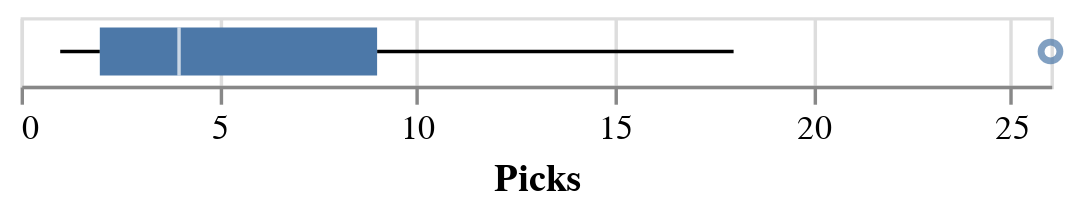

The cell this chart's notebook holds for it:
### Code cell
alt.Chart(df).mark_boxplot().encode(
    x='Picks',
)
#boîte à moustache des picks.

### Figure 1 — Vega-Lite specification as saved in the notebook (floating-point values rounded to 4 significant figures)
{"config": {"view": {"continuousWidth": 300, "continuousHeight": 300}}, "data": {"name": "data-2145461d1fecb32c28af25c426a6cced"}, "mark": {"type": "boxplot"}, "encoding": {"x": {"field": "Picks", "type": "quantitative"}}, "$schema": "https://vega.github.io/schema/vega-lite/v5.20.1.json", "datasets": {"data-2145461d1fecb32c28af25c426a6cced": [{"Champion": " Aurora", "Picks": 9, "Bans": 30, "Presence": 100.0, "Wins": 7.0, "Losses": 2.0, "Winrate": 78.0, "KDA": 6.6, "Avg BT": "3.6", "GT": "32:52:00", "CSM": 7.9, "DPM": 678.0, "GPM": 402.0, "CSD@15": 0.6, "GD@15": 76.0, "XPD@15": -10.0}, {"Champion": " Yone", "Picks": 18, "Bans": 19, "Presence": 95.0, "Wins": 13.0, "Losses": 5.0, "Winrate": 72.0, "KDA": 4.4, "Avg BT": "3.2", "GT": "32:14:00", "CSM": 9.6, "DPM": 711.0, "GPM": 451.0, "CSD@15": 6.7, "GD@15": 434.0, "XPD@15": 372.0}, {"Champion": " Rell", "Picks": 26, "Bans": 5, "Presence": 79.0, "Wins": 15.0, "Losses": 11.0, "Winrate": 58.0, "KDA": 3.0, "Avg BT": "8.8", "GT": "34:22:00", "CSM": 1.0, "DPM": 144.0, "GPM": 247.0, "CSD@15": -0.5, "GD@15": 11.0, "XPD@15": -58.0}, {"Champion": " Jax", "Picks": 15, "Bans": 15, "Presence": 77.0, "Wins": 6.0, "Losses": 9.0, "Winrate": 40.0, "KDA": 2.6, "Avg BT": "5", "GT": "35:00:00", "CSM": 7.8, "DPM": 403.0, "GPM": 396.0, "CSD@15": -8.9, "GD@15": -128.0, "XPD@15": -201.0}, {"Champion": " Skarner", "Picks": 13, "Bans": 17, "Presence": 77.0, "Wins": 7.0, "Losses": 6.0, "Winrate": 54.0, "KDA": 3.9, "Avg BT": "4", "GT": "31:48:00", "CSM": 5.8, "DPM": 372.0, "GPM": 332.0, "CSD@15": 2.4, "GD@15": 77.0, "XPD@15": 77.0}, {"Champion": " Ziggs", "Picks": 5, "Bans": 24, "Presence": 74.0, "Wins": 2.0, "Losses": 3.0, "Winrate": 40.0, "KDA": 3.9, "Avg BT": "4.5", "GT": "32:33:00", "CSM": 9.7, "DPM": 735.0, "GPM": 451.0, "CSD@15": 15.0, "GD@15": 685.0, "XPD@15": 877.0}, {"Champion": " Ashe", "Picks": 5, "Bans": 23, "Presence": 72.0, "Wins": 3.0, "Losses": 2.0, "Winrate": 60.0, "KDA": 6.6, "Avg BT": "6.4", "GT": "34:26:00", "CSM": 9.7, "DPM": 654.0, "GPM": 457.0, "CSD@15": -1.6, "GD@15": 4.0, "XPD@15": 164.0}, {"Champion": " Gnar", "Picks": 17, "Bans": 11, "Presence": 72.0, "Wins": 11.0, "Losses": 6.0, "Winrate": 65.0, "KDA": 3.1, "Avg BT": "4", "GT": "32:43:00", "CSM": 8.0, "DPM": 520.0, "GPM": 402.0, "CSD@15": -6.6, "GD@15": -551.0, "XPD@15": -547.0}, {"Champion": " Kaisa", "Picks": 18, "Bans": 10, "Presence": 72.0, "Wins": 10.0, "Losses": 8.0, "Winrate": 56.0, "KDA": 5.9, "Avg BT": "8.4", "GT": "33:01:00", "CSM": 10.0, "DPM": 792.0, "GPM": 472.0, "CSD@15": -4.8, "GD@15": -344.0, "XPD@15": -86.0}, {"Champion": " Poppy", "Picks": 9, "Bans": 17, "Presence": 67.0, "Wins": 2.0, "Losses": 7.0, "Winrate": 22.0, "KDA": 1.9, "Avg BT": "6.5", "GT": "35:25:00", "CSM": 2.6, "DPM": 256.0, "GPM": 261.0, "CSD@15": 2.4, "GD@15": 61.0, "XPD@15": -20.0}, {"Champion": " Kalista", "Picks": 11, "Bans": 15, "Presence": 67.0, "Wins": 9.0, "Losses": 2.0, "Winrate": 82.0, "KDA": 5.5, "Avg BT": "7.4", "GT": "34:39:00", "CSM": 9.1, "DPM": 605.0, "GPM": 447.0, "CSD@15": -7.6, "GD@15": -218.0, "XPD@15": -504.0}, {"Champion": " Vi", "Picks": 15, "Bans": 9, "Presence": 62.0, "Wins": 7.0, "Losses": 8.0, "Winrate": 47.0, "KDA": 2.6, "Avg BT": "4.3", "GT": "34:31:00", "CSM": 6.1, "DPM": 295.0, "GPM": 345.0, "CSD@15": -3.0, "GD@15": -27.0, "XPD@15": 224.0}, {"Champion": " Jhin", "Picks": 14, "Bans": 9, "Presence": 59.0, "Wins": 5.0, "Losses": 9.0, "Winrate": 36.0, "KDA": 5.3, "Avg BT": "8.2", "GT": "33:09:00", "CSM": 9.6, "DPM": 593.0, "GPM": 419.0, "CSD@15": 4.9, "GD@15": 83.0, "XPD@15": 248.0}, {"Champion": " Rumble", "Picks": 10, "Bans": 12, "Presence": 56.0, "Wins": 6.0, "Losses": 4.0, "Winrate": 60.0, "KDA": 4.1, "Avg BT": "3.5", "GT": "33:53:00", "CSM": 7.6, "DPM": 679.0, "GPM": 388.0, "CSD@15": 3.4, "GD@15": 251.0, "XPD@15": 487.0}, {"Champion": " Leona", "Picks": 16, "Bans": 5, "Presence": 54.0, "Wins": 11.0, "Losses": 5.0, "Winrate": 69.0, "KDA": 2.8, "Avg BT": "9.4", "GT": "34:05:00", "CSM": 1.1, "DPM": 189.0, "GPM": 246.0, "CSD@15": -1.8, "GD@15": -225.0, "XPD@15": -60.0}, {"Champion": " Sejuani", "Picks": 15, "Bans": 6, "Presence": 54.0, "Wins": 7.0, "Losses": 8.0, "Winrate": 47.0, "KDA": 3.4, "Avg BT": "5.3", "GT": "33:11:00", "CSM": 5.5, "DPM": 302.0, "GPM": 318.0, "CSD@15": -4.1, "GD@15": -36.0, "XPD@15": -181.0}, {"Champion": " Orianna", "Picks": 9, "Bans": 11, "Presence": 51.0, "Wins": 3.0, "Losses": 6.0, "Winrate": 33.0, "KDA": 3.5, "Avg BT": "2.5", "GT": "33:47:00", "CSM": 8.1, "DPM": 587.0, "GPM": 382.0, "CSD@15": 8.1, "GD@15": -45.0, "XPD@15": 139.0}, {"Champion": " Renekton", "Picks": 7, "Bans": 13, "Presence": 51.0, "Wins": 3.0, "Losses": 4.0, "Winrate": 43.0, "KDA": 2.0, "Avg BT": "4.1", "GT": "36:41:00", "CSM": 8.1, "DPM": 381.0, "GPM": 386.0, "CSD@15": 10.1, "GD@15": 123.0, "XPD@15": 470.0}, {"Champion": " Smolder", "Picks": 12, "Bans": 7, "Presence": 49.0, "Wins": 3.0, "Losses": 9.0, "Winrate": 25.0, "KDA": 2.8, "Avg BT": "6.1", "GT": "33:15:00", "CSM": 9.7, "DPM": 801.0, "GPM": 428.0, "CSD@15": -6.2, "GD@15": -269.0, "XPD@15": -399.0}, {"Champion": " Ahri", "Picks": 12, "Bans": 4, "Presence": 41.0, "Wins": 7.0, "Losses": 5.0, "Winrate": 58.0, "KDA": 6.7, "Avg BT": "5.5", "GT": "35:04:00", "CSM": 8.6, "DPM": 699.0, "GPM": 429.0, "CSD@15": -0.8, "GD@15": 157.0, "XPD@15": 97.0}, {"Champion": " Ezreal", "Picks": 5, "Bans": 11, "Presence": 41.0, "Wins": 2.0, "Losses": 3.0, "Winrate": 40.0, "KDA": 4.3, "Avg BT": "7.8", "GT": "34:58:00", "CSM": 10.0, "DPM": 832.0, "GPM": 445.0, "CSD@15": 6.8, "GD@15": -44.0, "XPD@15": -297.0}, {"Champion": " Renata Glasc", "Picks": 6, "Bans": 10, "Presence": 41.0, "Wins": 3.0, "Losses": 3.0, "Winrate": 50.0, "KDA": 3.3, "Avg BT": "7.1", "GT": "34:55:00", "CSM": 1.2, "DPM": 194.0, "GPM": 252.0, "CSD@15": -1.8, "GD@15": 215.0, "XPD@15": 404.0}, {"Champion": " Maokai", "Picks": 8, "Bans": 6, "Presence": 36.0, "Wins": 5.0, "Losses": 3.0, "Winrate": 63.0, "KDA": 3.7, "Avg BT": "6.3", "GT": "33:20:00", "CSM": 5.1, "DPM": 284.0, "GPM": 311.0, "CSD@15": -8.5, "GD@15": -555.0, "XPD@15": -318.0}, {"Champion": " Nocturne", "Picks": 10, "Bans": 4, "Presence": 36.0, "Wins": 5.0, "Losses": 5.0, "Winrate": 50.0, "KDA": 4.5, "Avg BT": "6", "GT": "32:51:00", "CSM": 6.5, "DPM": 330.0, "GPM": 352.0, "CSD@15": 5.2, "GD@15": 76.0, "XPD@15": -52.0}, {"Champion": " Lucian", "Picks": 3, "Bans": 9, "Presence": 31.0, "Wins": 0.0, "Losses": 3.0, "Winrate": 0.0, "KDA": 2.2, "Avg BT": "5.6", "GT": "40:23:00", "CSM": 8.6, "DPM": 667.0, "GPM": 384.0, "CSD@15": 2.7, "GD@15": -266.0, "XPD@15": -17.0}, {"Champion": " Xayah", "Picks": 5, "Bans": 7, "Presence": 31.0, "Wins": 2.0, "Losses": 3.0, "Winrate": 40.0, "KDA": 2.8, "Avg BT": "9", "GT": "32:39:00", "CSM": 10.4, "DPM": 670.0, "GPM": 460.0, "CSD@15": -1.0, "GD@15": 305.0, "XPD@15": 17.0}, {"Champion": " Rakan", "Picks": 6, "Bans": 6, "Presence": 31.0, "Wins": 1.0, "Losses": 5.0, "Winrate": 17.0, "KDA": 3.1, "Avg BT": "8.3", "GT": "30:42:00", "CSM": 1.3, "DPM": 132.0, "GPM": 239.0, "CSD@15": -0.3, "GD@15": -101.0, "XPD@15": 199.0}, {"Champion": " Alistar", "Picks": 5, "Bans": 6, "Presence": 28.0, "Wins": 0.0, "Losses": 5.0, "Winrate": 0.0, "KDA": 1.2, "Avg BT": "8.8", "GT": "32:13:00", "CSM": 1.1, "DPM": 114.0, "GPM": 209.0, "CSD@15": 4.6, "GD@15": -116.0, "XPD@15": -13.0}, {"Champion": " KSante", "Picks": 6, "Bans": 5, "Presence": 28.0, "Wins": 2.0, "Losses": 4.0, "Winrate": 33.0, "KDA": 2.9, "Avg BT": "6.8", "GT": "31:35:00", "CSM": 7.1, "DPM": 359.0, "GPM": 361.0, "CSD@15": 0.2, "GD@15": 336.0, "XPD@15": 399.0}, {"Champion": " Ivern", "Picks": 3, "Bans": 7, "Presence": 26.0, "Wins": 2.0, "Losses": 1.0, "Winrate": 67.0, "KDA": 6.2, "Avg BT": "2.7", "GT": "39:05:00", "CSM": 5.9, "DPM": 176.0, "GPM": 341.0, "CSD@15": 0.3, "GD@15": 366.0, "XPD@15": -174.0}, {"Champion": " Nautilus", "Picks": 5, "Bans": 3, "Presence": 21.0, "Wins": 2.0, "Losses": 3.0, "Winrate": 40.0, "KDA": 1.6, "Avg BT": "9", "GT": "29:08:00", "CSM": 1.2, "DPM": 199.0, "GPM": 248.0, "CSD@15": 1.2, "GD@15": 33.0, "XPD@15": -501.0}, {"Champion": " Akali", "Picks": 5, "Bans": 2, "Presence": 18.0, "Wins": 0.0, "Losses": 5.0, "Winrate": 0.0, "KDA": 0.9, "Avg BT": "3", "GT": "27:54:00", "CSM": 8.2, "DPM": 444.0, "GPM": 352.0, "CSD@15": -7.0, "GD@15": -1107.0, "XPD@15": -351.0}, {"Champion": " Braum", "Picks": 4, "Bans": 3, "Presence": 18.0, "Wins": 4.0, "Losses": 0.0, "Winrate": 100.0, "KDA": 6.6, "Avg BT": "6.7", "GT": "35:12:00", "CSM": 1.1, "DPM": 189.0, "GPM": 263.0, "CSD@15": 2.8, "GD@15": 617.0, "XPD@15": 536.0}, {"Champion": " Neeko", "Picks": 5, "Bans": 2, "Presence": 18.0, "Wins": 2.0, "Losses": 3.0, "Winrate": 40.0, "KDA": 3.2, "Avg BT": "6", "GT": "30:45:00", "CSM": 5.3, "DPM": 494.0, "GPM": 336.0, "CSD@15": 10.0, "GD@15": 693.0, "XPD@15": 568.0}, {"Champion": " Tristana", "Picks": 3, "Bans": 3, "Presence": 15.0, "Wins": 1.0, "Losses": 2.0, "Winrate": 33.0, "KDA": 3.5, "Avg BT": "7.7", "GT": "32:16:00", "CSM": 8.9, "DPM": 639.0, "GPM": 430.0, "CSD@15": -10.7, "GD@15": -434.0, "XPD@15": -508.0}, {"Champion": " Brand", "Picks": 1, "Bans": 4, "Presence": 13.0, "Wins": 1.0, "Losses": 0.0, "Winrate": 100.0, "KDA": 8.0, "Avg BT": "4", "GT": "33:28:00", "CSM": 7.7, "DPM": 845.0, "GPM": 430.0, "CSD@15": 30.0, "GD@15": 1976.0, "XPD@15": 1292.0}, {"Champion": " LeBlanc", "Picks": 1, "Bans": 4, "Presence": 13.0, "Wins": 1.0, "Losses": 0.0, "Winrate": 100.0, "KDA": 14.0, "Avg BT": "5.3", "GT": "35:36:00", "CSM": 8.4, "DPM": 1058.0, "GPM": 434.0, "CSD@15": 12.0, "GD@15": 120.0, "XPD@15": 570.0}, {"Champion": " Miss Fortune", "Picks": 4, "Bans": 1, "Presence": 13.0, "Wins": 3.0, "Losses": 1.0, "Winrate": 75.0, "KDA": 5.9, "Avg BT": "10", "GT": "34:29:00", "CSM": 9.7, "DPM": 885.0, "GPM": 487.0, "CSD@15": 4.2, "GD@15": 507.0, "XPD@15": 102.0}, {"Champion": " Syndra", "Picks": 3, "Bans": 2, "Presence": 13.0, "Wins": 0.0, "Losses": 3.0, "Winrate": 0.0, "KDA": 2.1, "Avg BT": "8", "GT": "34:06:00", "CSM": 7.6, "DPM": 554.0, "GPM": 380.0, "CSD@15": -5.3, "GD@15": -533.0, "XPD@15": -424.0}, {"Champion": " Wukong", "Picks": 4, "Bans": 1, "Presence": 13.0, "Wins": 2.0, "Losses": 2.0, "Winrate": 50.0, "KDA": 3.3, "Avg BT": "5", "GT": "32:14:00", "CSM": 5.9, "DPM": 392.0, "GPM": 352.0, "CSD@15": 0.5, "GD@15": 376.0, "XPD@15": -42.0}, {"Champion": " Zyra", "Picks": 3, "Bans": 2, "Presence": 13.0, "Wins": 0.0, "Losses": 3.0, "Winrate": 0.0, "KDA": 2.4, "Avg BT": "5", "GT": "35:29:00", "CSM": 6.8, "DPM": 656.0, "GPM": 358.0, "CSD@15": 22.7, "GD@15": 437.0, "XPD@15": 773.0}, {"Champion": " Sylas", "Picks": 4, "Bans": 1, "Presence": 13.0, "Wins": 4.0, "Losses": 0.0, "Winrate": 100.0, "KDA": 4.9, "Avg BT": "8", "GT": "33:47:00", "CSM": 8.5, "DPM": 548.0, "GPM": 437.0, "CSD@15": -7.5, "GD@15": 188.0, "XPD@15": -145.0}, {"Champion": " Cassiopeia", "Picks": 3, "Bans": 1, "Presence": 10.0, "Wins": 1.0, "Losses": 2.0, "Winrate": 33.0, "KDA": 2.4, "Avg BT": "3", "GT": "36:09:00", "CSM": 8.7, "DPM": 467.0, "GPM": 378.0, "CSD@15": -1.0, "GD@15": -573.0, "XPD@15": -462.0}, {"Champion": " Olaf", "Picks": 3, "Bans": 1, "Presence": 10.0, "Wins": 1.0, "Losses": 2.0, "Winrate": 33.0, "KDA": 1.6, "Avg BT": "8", "GT": "33:13:00", "CSM": 7.8, "DPM": 621.0, "GPM": 393.0, "CSD@15": -20.7, "GD@15": -861.0, "XPD@15": -986.0}, {"Champion": " Amumu", "Picks": 2, "Bans": 1, "Presence": 8.0, "Wins": 0.0, "Losses": 2.0, "Winrate": 0.0, "KDA": 2.2, "Avg BT": "8", "GT": "33:27:00", "CSM": 6.2, "DPM": 525.0, "GPM": 327.0, "CSD@15": 23.5, "GD@15": -110.0, "XPD@15": 597.0}, {"Champion": " Draven", "Picks": 2, "Bans": 1, "Presence": 8.0, "Wins": 1.0, "Losses": 1.0, "Winrate": 50.0, "KDA": 2.5, "Avg BT": "9", "GT": "26:36:00", "CSM": 9.1, "DPM": 573.0, "GPM": 512.0, "CSD@15": -11.0, "GD@15": 1220.0, "XPD@15": -90.0}, {"Champion": " Galio", "Picks": 3, "Bans": 0, "Presence": 8.0, "Wins": 2.0, "Losses": 1.0, "Winrate": 67.0, "KDA": 4.6, "Avg BT": "-", "GT": "35:48:00", "CSM": 7.4, "DPM": 477.0, "GPM": 370.0, "CSD@15": 2.7, "GD@15": 662.0, "XPD@15": 235.0}, {"Champion": " Varus", "Picks": 3, "Bans": 0, "Presence": 8.0, "Wins": 0.0, "Losses": 3.0, "Winrate": 0.0, "KDA": 1.6, "Avg BT": "-", "GT": "36:25:00", "CSM": 9.2, "DPM": 439.0, "GPM": 403.0, "CSD@15": 2.7, "GD@15": -278.0, "XPD@15": -398.0}, {"Champion": " Yasuo", "Picks": 2, "Bans": 1, "Presence": 8.0, "Wins": 1.0, "Losses": 1.0, "Winrate": 50.0, "KDA": 3.1, "Avg BT": "7", "GT": "35:36:00", "CSM": 8.4, "DPM": 423.0, "GPM": 419.0, "CSD@15": 2.0, "GD@15": 408.0, "XPD@15": 632.0}, {"Champion": " Jarvan IV", "Picks": 1, "Bans": 1, "Presence": 5.0, "Wins": 1.0, "Losses": 0.0, "Winrate": 100.0, "KDA": 6.3, "Avg BT": "5", "GT": "33:07:00", "CSM": 6.2, "DPM": 397.0, "GPM": 411.0, "CSD@15": -28.0, "GD@15": -563.0, "XPD@15": -964.0}, {"Champion": " Jinx", "Picks": 1, "Bans": 1, "Presence": 5.0, "Wins": 0.0, "Losses": 1.0, "Winrate": 0.0, "KDA": 4.5, "Avg BT": "3", "GT": "45:13:00", "CSM": 10.1, "DPM": 685.0, "GPM": 422.0, "CSD@15": 19.0, "GD@15": 315.0, "XPD@15": 1046.0}, {"Champion": " Kennen", "Picks": 2, "Bans": 0, "Presence": 5.0, "Wins": 1.0, "Losses": 1.0, "Winrate": 50.0, "KDA": 4.8, "Avg BT": "-", "GT": "38:42:00", "CSM": 8.0, "DPM": 719.0, "GPM": 390.0, "CSD@15": 11.5, "GD@15": -14.0, "XPD@15": -280.0}, {"Champion": " Nami", "Picks": 1, "Bans": 1, "Presence": 5.0, "Wins": 0.0, "Losses": 1.0, "Winrate": 0.0, "KDA": 12.0, "Avg BT": "8", "GT": "42:14:00", "CSM": 1.1, "DPM": 259.0, "GPM": 217.0, "CSD@15": 3.0, "GD@15": 116.0, "XPD@15": 20.0}, {"Champion": " Sion", "Picks": 2, "Bans": 0, "Presence": 5.0, "Wins": 1.0, "Losses": 1.0, "Winrate": 50.0, "KDA": 1.4, "Avg BT": "-", "GT": "29:11:00", "CSM": 8.2, "DPM": 377.0, "GPM": 348.0, "CSD@15": 25.5, "GD@15": 789.0, "XPD@15": 272.0}, {"Champion": " Darius", "Picks": 1, "Bans": 0, "Presence": 3.0, "Wins": 0.0, "Losses": 1.0, "Winrate": 0.0, "KDA": 1.3, "Avg BT": "-", "GT": "33:28:00", "CSM": 7.6, "DPM": 414.0, "GPM": 348.0, "CSD@15": -15.0, "GD@15": -952.0, "XPD@15": -1226.0}, {"Champion": " Gragas", "Picks": 1, "Bans": 0, "Presence": 3.0, "Wins": 1.0, "Losses": 0.0, "Winrate": 100.0, "KDA": 14.0, "Avg BT": "-", "GT": "28:08:00", "CSM": 8.0, "DPM": 500.0, "GPM": 428.0, "CSD@15": 3.0, "GD@15": 477.0, "XPD@15": 355.0}, {"Champion": " Jayce", "Picks": 1, "Bans": 0, "Presence": 3.0, "Wins": 1.0, "Losses": 0.0, "Winrate": 100.0, "KDA": 7.0, "Avg BT": "-", "GT": "28:09:00", "CSM": 8.2, "DPM": 1063.0, "GPM": 478.0, "CSD@15": 27.0, "GD@15": 1544.0, "XPD@15": 1302.0}, {"Champion": " Nunu", "Picks": 1, "Bans": 0, "Presence": 3.0, "Wins": 1.0, "Losses": 0.0, "Winrate": 100.0, "KDA": 21.0, "Avg BT": "-", "GT": "37:44:00", "CSM": 6.8, "DPM": 398.0, "GPM": 403.0, "CSD@15": -24.0, "GD@15": -1259.0, "XPD@15": -1260.0}, {"Champion": " Twitch", "Picks": 1, "Bans": 0, "Presence": 3.0, "Wins": 1.0, "Losses": 0.0, "Winrate": 100.0, "KDA": 17.0, "Avg BT": "-", "GT": "33:11:00", "CSM": 9.8, "DPM": 940.0, "GPM": 498.0, "CSD@15": -15.0, "GD@15": 323.0, "XPD@15": 57.0}, {"Champion": " Urgot", "Picks": 1, "Bans": 0, "Presence": 3.0, "Wins": 0.0, "Losses": 1.0, "Winrate": 0.0, "KDA": 2.3, "Avg BT": "-", "GT": "33:26:00", "CSM": 10.2, "DPM": 640.0, "GPM": 474.0, "CSD@15": 20.0, "GD@15": 445.0, "XPD@15": 613.0}, {"Champion": " Xin Zhao", "Picks": 1, "Bans": 0, "Presence": 3.0, "Wins": 1.0, "Losses": 0.0, "Winrate": 100.0, "KDA": 11.0, "Avg BT": "-", "GT": "32:48:00", "CSM": 7.2, "DPM": 341.0, "GPM": 383.0, "CSD@15": 2.0, "GD@15": 647.0, "XPD@15": 14.0}, {"Champion": " Camille", "Picks": 1, "Bans": 0, "Presence": 3.0, "Wins": 1.0, "Losses": 0.0, "Winrate": 100.0, "KDA": 6.5, "Avg BT": "-", "GT": "39:50:00", "CSM": 8.8, "DPM": 554.0, "GPM": 466.0, "CSD@15": 15.0, "GD@15": 821.0, "XPD@15": 448.0}, {"Champion": " Lillia", "Picks": 1, "Bans": 0, "Presence": 3.0, "Wins": 0.0, "Losses": 1.0, "Winrate": 0.0, "KDA": 4.0, "Avg BT": "-", "GT": "45:40:00", "CSM": 6.7, "DPM": 386.0, "GPM": 347.0, "CSD@15": -7.0, "GD@15": -865.0, "XPD@15": -495.0}, {"Champion": " Hwei", "Picks": 1, "Bans": 0, "Presence": 3.0, "Wins": 1.0, "Losses": 0.0, "Winrate": 100.0, "KDA": 19.0, "Avg BT": "-", "GT": "37:44:00", "CSM": 7.2, "DPM": 778.0, "GPM": 442.0, "CSD@15": -11.0, "GD@15": -26.0, "XPD@15": -727.0}]}}
